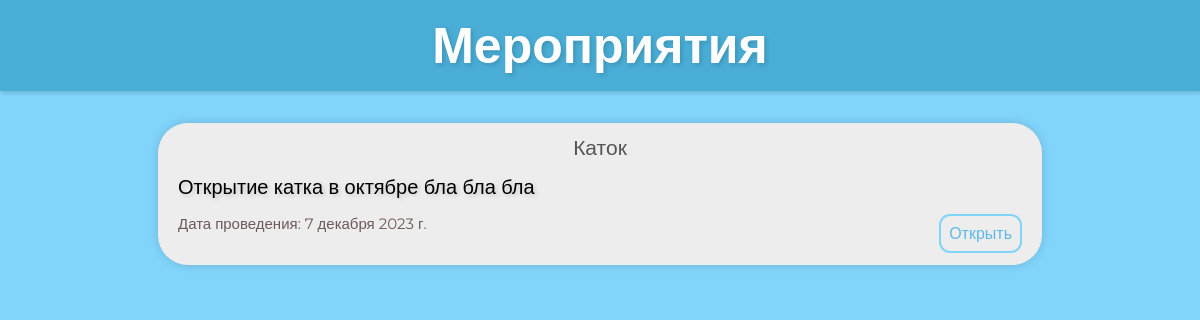
The app's page /events with its own data.
### events/models.py (models this page shows, shortened)
class Events(models.Model):
    title = models.CharField('Название', max_length=155)
    description = models.CharField('Описание', max_length=250)
    full_text = models.TextField('Мероприятие')
    date = models.DateField('Дата мероприятия')
    class Meta:
        verbose_name = 'Мероприятие'
        verbose_name_plural = 'Мероприятия'

### events/views.py (the view)
# urls.py: path('', views.events, name='events'),
def events(request):
    current_events = Events.objects.order_by('-date')
    return render(request, 'events/events.html', {'current_events': current_events})

### events/templates/events/events.html (shortened to what this page needs)
{% load static %}
<!DOCTYPE html>
<html lang="en">
<head>
    <link rel="stylesheet" type="text/css" href="{% static 'events/styles.css' %}">
</head>
<body>
    <h1 class="events-header">
        <div class="text-header">Мероприятия</div>
    </h1>
    <div class="events-list">
        {% for el in current_events %}
            <div class="block-event">
                <div class="title">{{ el.title }}</div>
                <div class="description">{{ el.description }}</div>
                <span class="date">Дата проведения: {{el.date}}</span>
                <a href="{% url 'event_detail' event_id=el.id %}" class="open-button">Открыть</a>
            </div>
        {% endfor %}
    </div>
</body>
</html>

### events/static/events/styles.css (style rules this page uses)
body { background-color: #81d4fa; font-family: 'Montserrat', sans-serif; padding-top: 85px; }
a { text-decoration: none; }
.events-header { position: fixed; text-align: center; color: #fff; text-shadow: 2px 2px 4px rgba(0, 0, 0, 0.15); font-size: 50px; background-color: #49add5; top: 0; left: 0; right: 0; margin-left: auto; margin-right: auto; box-shadow: 2px 2px 4px rgba(0, 0, 0, 0.15); margin: 0px; padding: 15px 0 15px 0; }
.block-event { margin-top: 30px; background-color: #eeeded; padding: 12px 20px 12px 20px; margin-left: 150px; margin-right: 150px; border-radius: 30px; box-shadow: 0 0 10px rgba(0, 0, 0, 0.15); overflow: hidden; }
.title { text-align: center; font-weight: 510; color: #565555; margin-bottom: 15px; font-size: 21px; }
.description { margin-bottom: 15px; font-size: 20px; font-weight: 480; text-shadow: 2px 2px 4px rgba(0, 0, 0, 0.15); }
.date { font-size: 15px; text-align: left; color: #6e5959; }
.open-button { float: right; padding: 8px; border: 2px solid #81d4fa; color: #5db9e3; border-radius: 11px; cursor: pointer; transition: color, background-color, transform 0.2s ease; }

### records on screen
Events: title "Каток", description "Открытие катка в октябре бла бла бла", date "7 декабря 2023 г."
